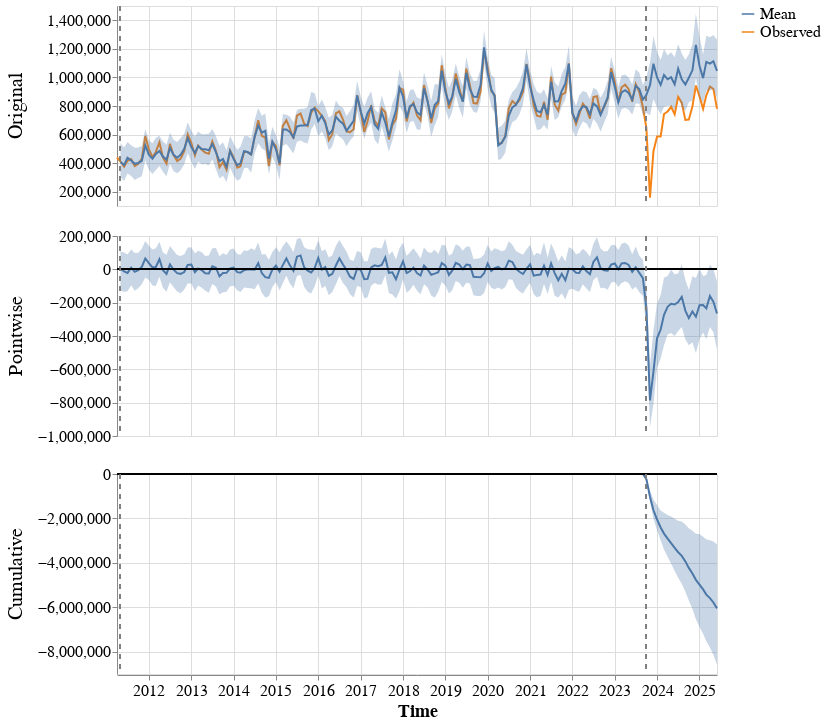

The notebook cell saved with this chart:
### Markdown cell above
In the following plot we can see the observed transactions in Acapulco (orange line) vs the counterfactual (blue line, which represents what would have happened to Acapulco if the hurricane had not occurred). Prior to the hurricane, both series closely track each other, indicating a good pre-treatment fit. Immediately after the hurricane, observed transactions experience a sharp decline relative to the counterfactual. Moreover, observed transactions never converge back to the counterfactual, suggesting that, at least through June 2025, Acapulco continues to experience persistent economic effects from the hurricane.

### Code cell
# Plot the results
causalimpact.plot(impact)

### Figure 1 — Vega-Lite specification as saved in the notebook (floating-point values rounded to 4 significant figures; data arrays with more than 128 entries replaced by an {"elided": "..."} marker saying what was removed)
{"config": {"view": {"continuousWidth": 300, "continuousHeight": 300}, "axis": {"labelFontSize": 16, "titleFontSize": 18}, "background": "white", "header": {"labelFontSize": 20}}, "data": {"name": "data-f1c758f608ddc2365717f69061b5dd45"}, "facet": {"row": {"field": "scale_pretty", "sort": ["Original", "Pointwise", "Cumulative"], "title": "", "type": "nominal"}}, "spec": {"layer": [{"mark": {"type": "line"}, "encoding": {"color": {"field": "stat_pretty", "legend": {"labelFontSize": 16, "symbolSize": 160, "title": ""}, "type": "nominal"}, "x": {"field": "time", "title": "Time", "type": "temporal"}, "y": {"field": "value", "scale": {"zero": false}, "title": "", "type": "quantitative"}}}, {"mark": {"type": "area", "opacity": 0.3}, "encoding": {"x": {"field": "time", "title": "Time", "type": "temporal"}, "y": {"field": "upper", "type": "quantitative"}, "y2": {"field": "lower"}}}, {"mark": {"type": "rule"}, "encoding": {"y": {"field": "zero", "type": "quantitative"}}}, {"mark": {"type": "rule", "strokeDash": [5, 5]}, "encoding": {"color": {"value": "grey"}, "x": {"field": "pre_period_start", "type": "temporal"}}}, {"mark": {"type": "rule", "strokeDash": [5, 5]}, "encoding": {"color": {"value": "grey"}, "x": {"field": "post_period_start", "type": "temporal"}}}], "height": 200, "width": 600}, "resolve": {"scale": {"y": "independent"}}, "$schema": "https://vega.github.io/schema/vega-lite/v5.20.1.json", "datasets": {"data-f1c758f608ddc2365717f69061b5dd45": {"elided": "684 records"}}}
